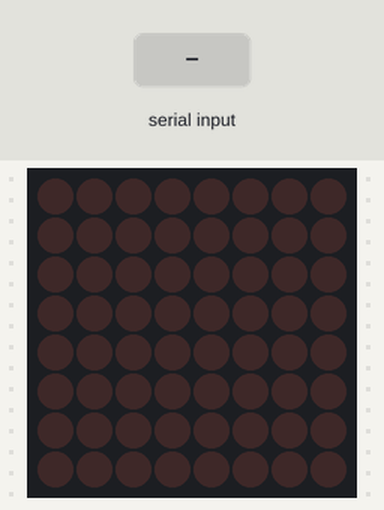
Simulated run of this sketch. Board: Arduino Uno, built with avr-gcc and run on an emulated ATmega328P. Parts: 8×8 LED matrix. Inputs (shaded band) come from the test bench.

Above: at 1.2 s.
1.3 s: "90;45;200\n" received over Serial
At 1.35 s:
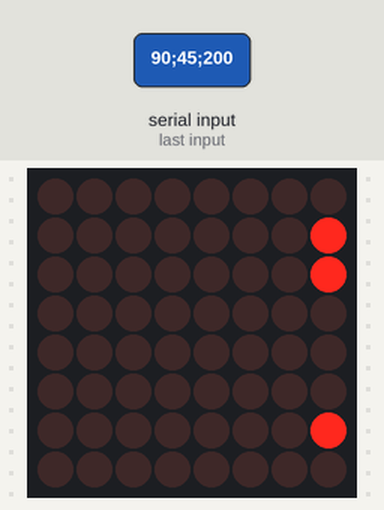
At 3.8 s:
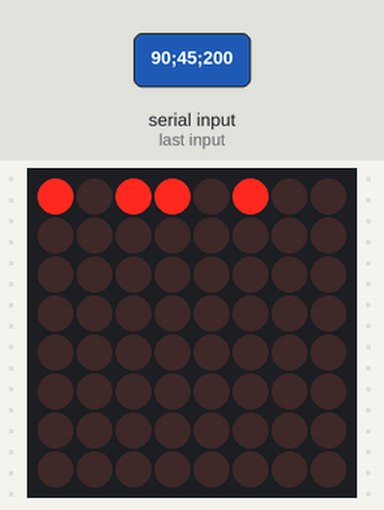
Timing chart, 0 to 5.3 s (numbered marks = the images above; inputs shaded):
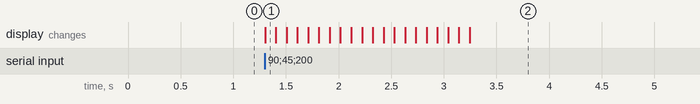

Measured:
- after the input at 1.3 s, the display: changes at once (image 1)

The sketch:

DisplayModule.ino
```cpp
#include <SPI.h>
#include <Adafruit_GFX.h>
#include <Max72xxPanel.h>

Max72xxPanel matrix = Max72xxPanel(5, 1, 1);
int wait = 100; // In milliseconds
int spacer = 1;
int width = 5 + spacer; // The font width is 5 pixels

String stringUART = ""; // Переменная сбора принятых командных символов в строку
bool startedUART; // переменная начала приема командных данных по uart
uint8_t indexUART = 0; // Индекс принятого аргумента командного режима

byte mask[8] = {
  0b00000000,
  0b00000000,
  0b00000000,
  0b00000000,
  0b00000000,
  0b00000000,
  0b00000000,
  0b00000000
};

String receivedTicker = "";

void setup() {
  Serial.begin(115200);
  //ticker("");
  //pixelsDraw();
  matrix.fillScreen(LOW);
  matrix.write();
}

void loop() {
  if (Serial.available() > 0) {
    char incomingByte = Serial.read();
    if (incomingByte != ',' && incomingByte != ';') stringUART += incomingByte;
    else {
      switch (indexUART) {
        case 0:
          receivedTicker = stringUART;
          receivedTicker.replace(":", "");
          break;
        case 1:
          mask[0] = (byte)stringUART.toInt();
          break;
        case 2:
          mask[1] = (byte)stringUART.toInt();
          break;
        case 3:
          mask[2] = (byte)stringUART.toInt();
          break;
        case 4:
          mask[3] = (byte)stringUART.toInt();
          break;
        case 5:
          mask[4] = (byte)stringUART.toInt();
          break;
        case 6:
          mask[5] = (byte)stringUART.toInt();
          break;
        case 7:
          mask[6] = (byte)stringUART.toInt();
          break;
        case 8:
          mask[7] = (byte)stringUART.toInt();
          break;
      }
      stringUART = "";                              // очищаем строку
      indexUART++;                                  // переходим к парсингу следующего элемента массива
    }
    if (incomingByte == '*') {                               // если это *
      startedUART = true;                      // поднимаем флаг, что можно парсить
      indexUART = 0;                                  // сбрасываем индекс
      stringUART = "";                                // очищаем строку
    }
    if (incomingByte == ';') {  // если таки приняли ; - конец парсинга
      startedUART = false;                     // сброс
      if(receivedTicker.length() > 0) ticker(receivedTicker);
      else pixelsDraw();
    }
  }
}

void pixelsDraw() {
  for (int y = 0; y < 8; y++ ) {            // Передача массива
    for (int x = 0; x < 8; x++ ) {
      matrix.drawPixel(x, y, mask[y] & (1 << x));
    }
  }
  matrix.write();
}

void ticker(String tape) {
  for ( int i = 0 ; i < width * tape.length() + matrix.width() - spacer; i++ )
  {
    matrix.fillScreen(LOW);

    int letter = i / width;                   // номер символа выводимого на матрицу

    int x = (matrix.width() - 1) - i % width;
    int y = (matrix.height() - 8) / 2;         // отцентрировать текст по вертикали

    while ( x + width - spacer >= 0 && letter >= 0 ) {
      if ( letter < tape.length() ) {
        matrix.drawChar(x, y, tape[letter], HIGH, LOW, 1);
      }
      letter--;
      x -= width;
    }
    matrix.write();                       // выведим значения на матрицу
    delay(wait);
  }
  receivedTicker = "";
}
```
